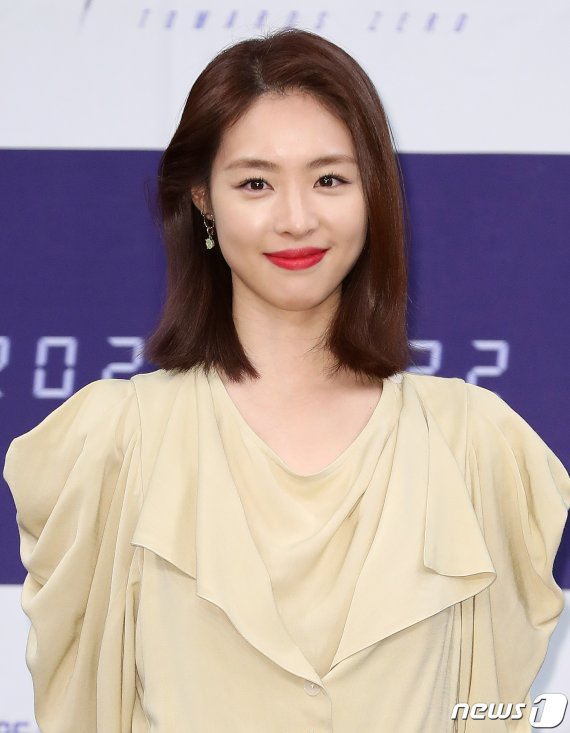
#> input picture testset/lyh.jpg, 570 x 733 px, given as the content of the folder final_project/pictures, which was not available
$ python part1.py
#> lines starting #> are read from the running program, lines starting #| are printed output that depends on the picture; after the words box and inside, x2 and y2 are one past the last pixel; in counts of white or black regions, pixels touching at a corner belong together; pictures that were not available may be replaced by others from this repository, and a replacement may not be noted
import cv2
import matplotlib.pyplot as plt
import numpy  as np
import os
import sys
#얼굴 인식용 xml파일


face_classifier = cv2.CascadeClassifier('final_project/haarcascade_frontalface_default.xml')
#전체 사진에서 얼굴 부위만 잘라 리턴
def face_extractor(img):
    gray = cv2.cvtColor(img,cv2.COLOR_BGR2GRAY)
    faces = face_classifier.detectMultiScale(gray,1.3,5)
    if faces is():
        return None
    for(x,y,w,h) in faces:
        cropped_face = img[y:y+h, x:x+w]
    return cropped_face
# cap = cv2.VideoCapture(0)
count = 0
while True:
    # ret, frame = cap.read()
    frames = os.listdir('final_project/pictures')
    stop = len(frames)
    for f in frames:
        f = 'final_project/pictures/'+ f
        frame = cv2.imread(f,cv2.IMREAD_COLOR)
#> frame is the input picture: shape (733, 570, 3); mean B, G, R 160.4, 161.4, 177.2
        if face_extractor(frame) is not None:
#> in face_extractor, `gray = cv2.cvtColor(img,cv2.COLOR_BGR2GRAY)`:
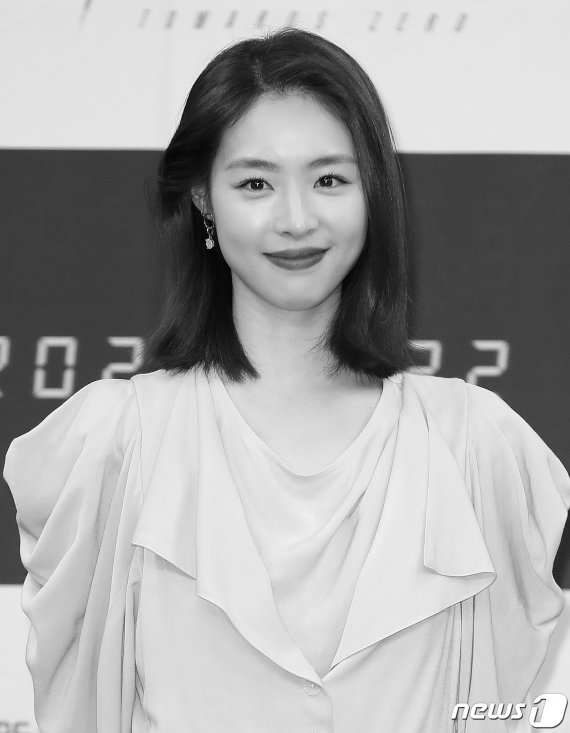
#> gray: shape (733, 570); min 1, max 255, mean 166
#> in face_extractor, `faces = face_classifier.detectMultiScale(gray,1.3,5)`: faces = [[188, 102, 205, 205]]
#> the loop in face_extractor, `for(x,y,w,h) in faces:` made 1 pass
#> pass 1, in face_extractor, `cropped_face = img[y:y+h, x:x+w]`:
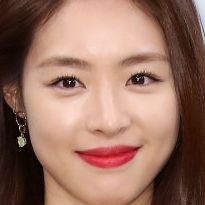
#> cropped_face: shape (205, 205, 3); mean B, G, R 98.6, 114.2, 152
            count+=1
#> count = 1
            face = cv2.resize(face_extractor(frame),(200,200))
#> the loop in face_extractor (call 2), `for(x,y,w,h) in faces:` made 1 pass
            face = cv2.cvtColor(face, cv2.COLOR_BGR2GRAY)
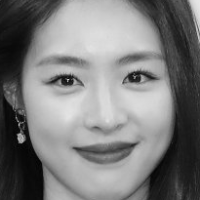
#> face: shape (200, 200); min 2, max 230, mean 123.6
            file_name_path = 'final_project/faces/user'+str(count)+'.jpg'
#> file_name_path = 'final_project/faces/user1.jpg'
            cv2.imwrite(file_name_path,face)
            cv2.putText(face,str(count),(50,50),cv2.FONT_HERSHEY_COMPLEX,1,(0,255,0),2)
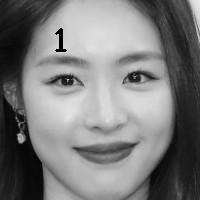
#> face: shape (200, 200); 0.31% of pixels changed, all inside (x1, y1, x2, y2) = (55, 28, 67, 52)
            cv2.imshow('Face Cropper',face)
        else:
            print("Face not Found")
            pass
        if cv2.waitKey(1)==13 or count==stop:
#> (key Esc is pressed here)
            break
# cap.release()
#     cv2.destroyAllWindows()
    print('Colleting Samples Complete!!!')
    sys.exit()
#> (the program exits here)

$ run again, on testset/saeyoon_gorae.jpg
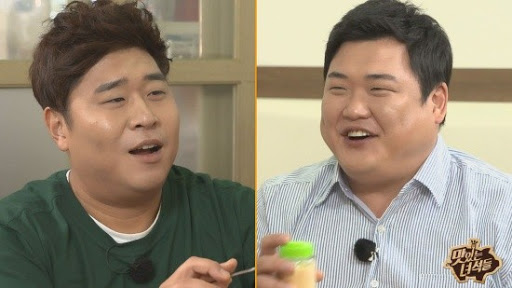
#> input picture testset/saeyoon_gorae.jpg, 512 x 288 px, given as the content of the folder final_project/pictures, which was not available
#> frame is the input picture: shape (288, 512, 3); mean B, G, R 119.6, 138.3, 149.4
#> faces = [[306, 45, 116, 116], [63, 40, 145, 145]]
#> the loop in face_extractor, `for(x,y,w,h) in faces:` made 2 passes
#> pass 1, in face_extractor, `cropped_face = img[y:y+h, x:x+w]`:
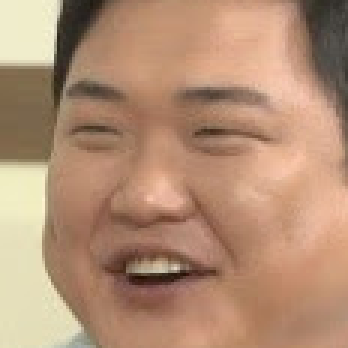
#> cropped_face: shape (116, 116, 3) (shown 3 times larger); mean B, G, R 116.3, 142.7, 179
#> count = 1
#> the loop in face_extractor (call 2), `for(x,y,w,h) in faces:` made 2 passes
#> file_name_path = 'final_project/faces/user1.jpg'
#> `cv2.putText(face,str(count),(50,50),cv2.FONT_HERSHEY_COMPLEX,1,(0,255,..`:
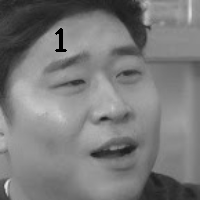
#> face: shape (200, 200); min 0, max 229, mean 122.6
